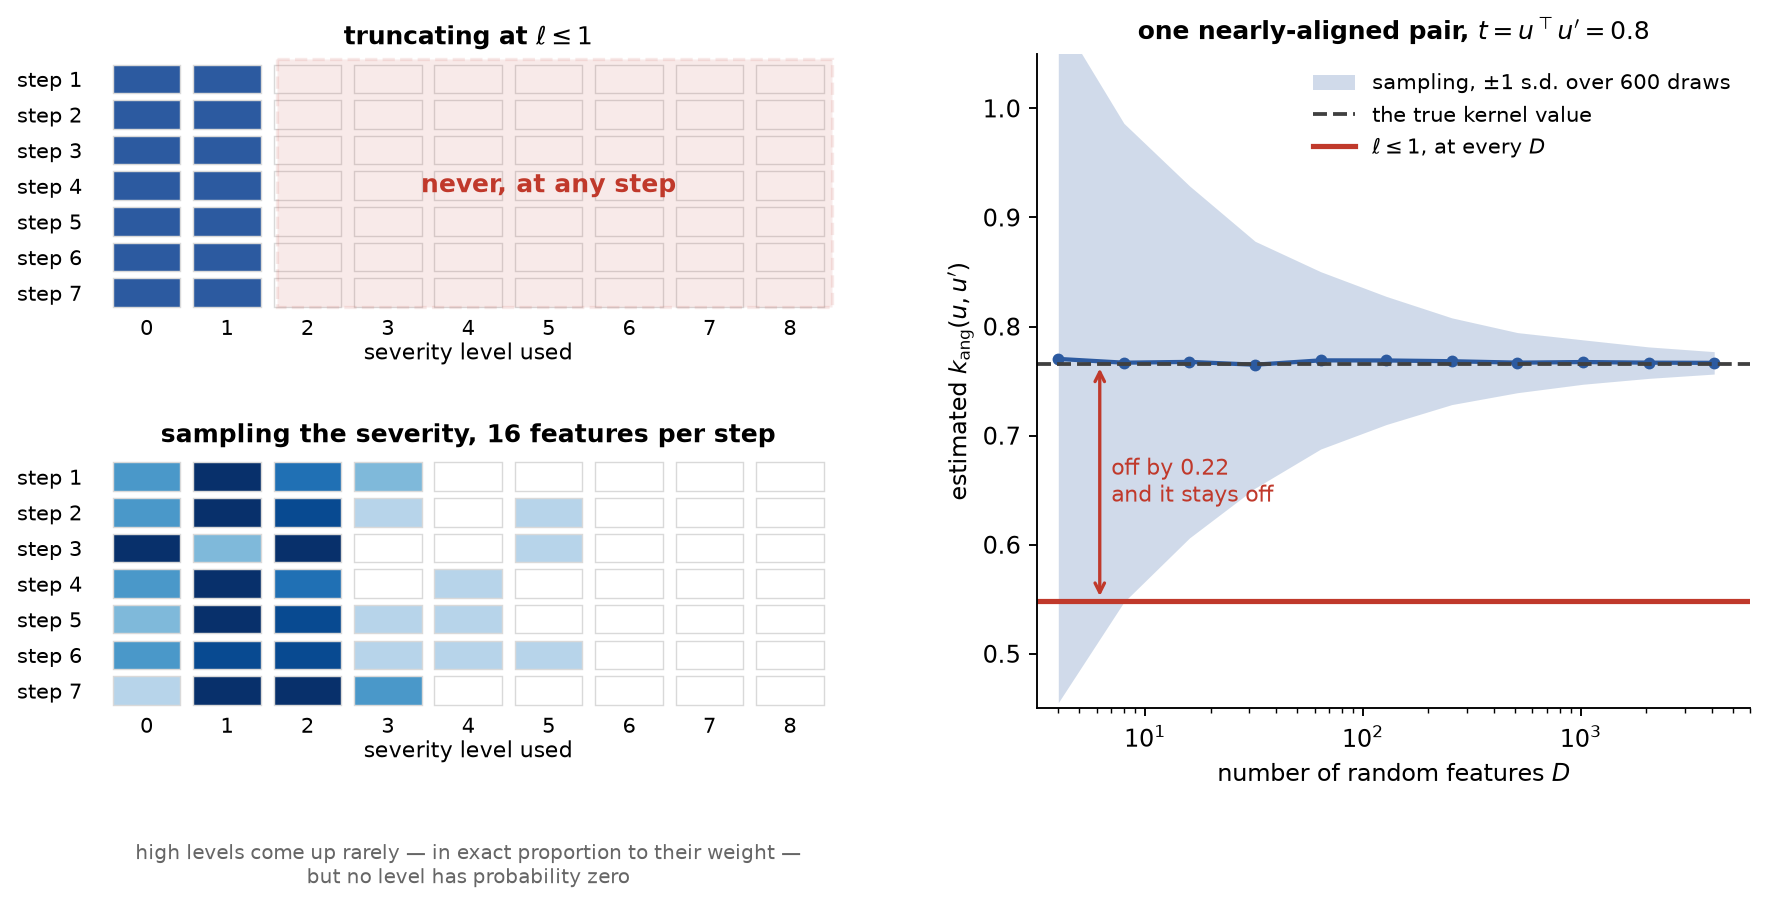

Write the Python code that produced this figure.
"""What the picture proves: truncation and sampling fail in qualitatively different ways.
Truncation leaves a hole in the same place at every training step; sampling leaves noise
that shrinks with the number of features and sits in a different place every step.

Left  : which severity levels the loss actually uses, step by step -- fixed vs redrawn.
Right : the estimated kernel value for one well-aligned pair (t = 0.8), against the
        number of random features. Truncation is a permanent offset; sampling is noise.
"""
import numpy as np
import matplotlib
matplotlib.use("Agg")
import matplotlib.pyplot as plt
from matplotlib.patches import Rectangle
from scipy import special
import math

OUT = "/Users/andrec/Documents/projects/math/wristband-loss-proofs/docs/posts/poisson/fig_sample.png"

c, d, T_VAL = 4.0 / 3.0, 128, 0.8
nu = (d - 2) / 2.0
rng = np.random.default_rng(20260804)


def A(l):
    k = np.arange(60)
    logI = special.logsumexp((2 * k + nu + l) * math.log(c / 2)
                             - special.gammaln(k + 1) - special.gammaln(k + nu + l + 1))
    return math.exp(-c + special.gammaln(nu) + nu * math.log(2 / c) + math.log(nu + l) + logI
                    + special.gammaln(l + 2 * nu) - special.gammaln(2 * nu) - special.gammaln(l + 1))


A0, A1 = A(0), A(1)
k_true = math.exp(-c) * math.exp(c * T_VAL)
k_trunc = A0 + A1 * T_VAL
print(f"t={T_VAL}:  true k = {k_true:.6f}   l<=1 gives {k_trunc:.6f}   "
      f"permanent error {abs(k_true-k_trunc):.6f}")

# ------------------------------------------------------------------ right panel
# For u = e1 and u' = t e1 + sqrt(1-t^2) e2, a Rademacher w only ever enters through
# w1 and w2, and one random feature's contribution collapses to a product of m draws
# of X in {t + s, t - s} with s = sqrt(1-t^2). Mean t, second moment t^2+s^2 = 1.
S_VAL = math.sqrt(1 - T_VAL ** 2)
DMAX, TRIALS = 4096, 600
Ds = np.array([4, 8, 16, 32, 64, 128, 256, 512, 1024, 2048, 4096])

ms = rng.poisson(c, size=(TRIALS, DMAX))
feat = np.ones((TRIALS, DMAX))
for step in range(1, ms.max() + 1):                      # multiply in one factor at a time
    live = ms >= step
    X = T_VAL + S_VAL * rng.choice([-1.0, 1.0], size=live.sum())
    feat[live] *= X
run = np.cumsum(feat, axis=1) / np.arange(1, DMAX + 1)
est = run[:, Ds - 1]
mu, sd = est.mean(axis=0), est.std(axis=0)
print(f"one-feature variance: empirical {feat.var():.4f}   predicted 1 - k^2 = {1-k_true**2:.4f}")
for D, m_, s_ in zip(Ds, mu, sd):
    print(f"  D={D:>5}  mean {m_:.4f}  sd {s_:.4f}  (predicted sd {math.sqrt(1-k_true**2)/math.sqrt(D):.4f})")
cross = (1 - k_true ** 2) / (k_true - k_trunc) ** 2
print(f"sampling noise drops below the truncation error at D > {cross:.1f}")

# ------------------------------------------------------------------- the figure
fig = plt.figure(figsize=(12.6, 5.0))
gs = fig.add_gridspec(1, 2, width_ratios=[1.06, 1], wspace=0.26)
gsL = gs[0].subgridspec(2, 1, hspace=0.55)

STEPS, LMAX, DPS = 7, 8, 16
levels = np.arange(LMAX + 1)

# --- top-left: truncation uses the same two levels forever
axT = fig.add_subplot(gsL[0])
for r in range(STEPS):
    for l in levels:
        on = l <= 1
        axT.add_patch(Rectangle((l - .42, r - .40), .84, .80,
                                facecolor="#2c5aa0" if on else "white",
                                edgecolor="0.85", lw=.6))
axT.add_patch(Rectangle((1.62, -.55), LMAX - 1.1, STEPS - .05, facecolor="#c0392b",
                        alpha=.10, edgecolor="#c0392b", lw=1.4, ls="--", zorder=3))
axT.text(5.0, (STEPS - 1) / 2, "never, at any step", color="#c0392b",
         fontsize=10.5, fontweight="bold", ha="center", va="center", zorder=4)
axT.set_title("truncating at $\\ell \\leq 1$", fontsize=10.5, fontweight="bold", pad=4)

# --- bottom-left: sampling redraws the levels every step
axS = fig.add_subplot(gsL[1])
for r in range(STEPS):
    cnt = np.bincount(rng.poisson(c, DPS), minlength=LMAX + 1)[:LMAX + 1]
    for l in levels:
        f = cnt[l] / DPS
        axS.add_patch(Rectangle((l - .42, r - .40), .84, .80,
                                facecolor=plt.cm.Blues(0.15 + 2.4 * f) if f else "white",
                                edgecolor="0.85", lw=.6))
axS.set_title(f"sampling the severity, {DPS} features per step",
              fontsize=10.5, fontweight="bold", pad=4)
axS.text(0.5, -0.52, "high levels come up rarely — in exact proportion to their weight —\n"
                     "but no level has probability zero", transform=axS.transAxes,
         ha="center", va="top", fontsize=8.5, color="0.4")

for ax in (axT, axS):
    ax.set_xlim(-.7, LMAX + .7); ax.set_ylim(STEPS - .5, -.7)
    ax.set_xticks(levels); ax.set_yticks(range(STEPS))
    ax.set_yticklabels([f"step {r+1}" for r in range(STEPS)], fontsize=8)
    ax.set_xlabel("severity level used", fontsize=9.5, labelpad=1)
    ax.tick_params(length=0, labelsize=9)
    for sp in ax.spines.values():
        sp.set_visible(False)

# --- right: the estimate for one well-aligned pair
axR = fig.add_subplot(gs[1])
axR.fill_between(Ds, mu - sd, mu + sd, color="#2c5aa0", alpha=.22, lw=0,
                 label="sampling, $\\pm1$ s.d. over 600 draws")
axR.plot(Ds, mu, "o-", color="#2c5aa0", lw=1.8, ms=4)
axR.axhline(k_true, color="0.25", ls="--", lw=1.6, label="the true kernel value")
axR.axhline(k_trunc, color="#c0392b", lw=2.2, label="$\\ell \\leq 1$, at every $D$")
axR.annotate("", xy=(6.2, k_true), xytext=(6.2, k_trunc),
             arrowprops=dict(arrowstyle="<->", color="#c0392b", lw=1.4))
axR.text(7.0, (k_true + k_trunc) / 2, f"off by {k_true-k_trunc:.2f}\nand it stays off",
         color="#c0392b", fontsize=9.5, va="center")
axR.set_xscale("log")
axR.set_xlabel("number of random features $D$")
axR.set_ylabel("estimated $k_{\\mathrm{ang}}(u,u')$")
axR.set_xlim(3.2, 6000); axR.set_ylim(0.45, 1.05)
axR.spines[["top", "right"]].set_visible(False)
axR.legend(frameon=False, fontsize=9, loc="upper right")
axR.set_title(f"one nearly-aligned pair, $t=u^\\top u'={T_VAL}$", fontsize=10.5,
              fontweight="bold", pad=6)

fig.savefig(OUT, dpi=170, bbox_inches="tight", facecolor="white")
print("wrote", OUT)
